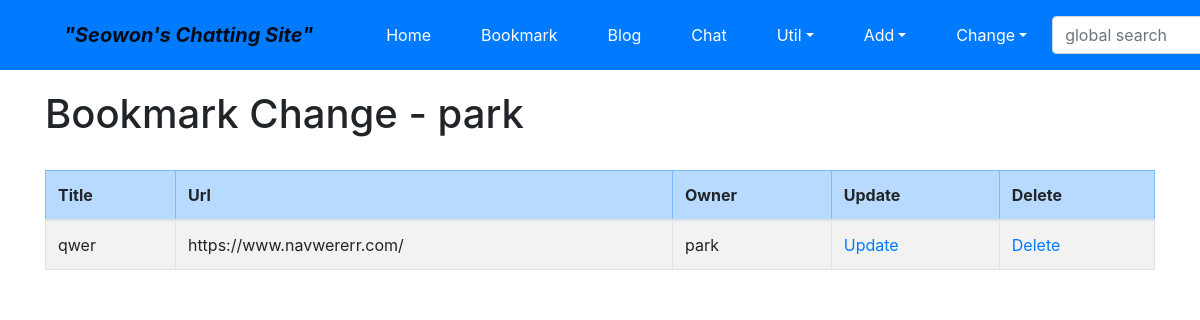
The app's page /bookmark/change/ (signed in), older data.
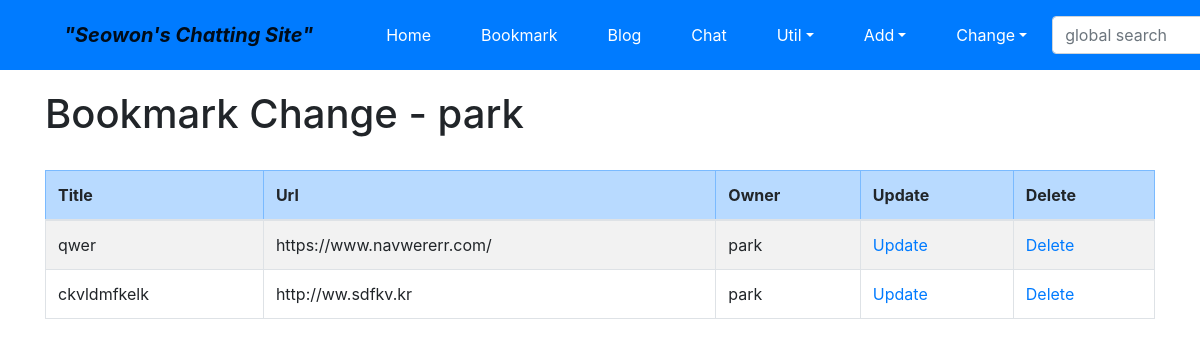
The same page, newer data.
### bookmark/models.py (models this page shows, shortened)
class Bookmark(models.Model):
	title = models.CharField('TITLE', max_length=100, blank=True)
	url = models.URLField('URL', unique=False)
	owner = models.ForeignKey(User, on_delete=models.CASCADE, blank=True, null=True)

### bookmark/views.py (the view)
# urls.py: path('change/', views.BookmarkChangeLV.as_view(), name="change",),
class BookmarkChangeLV(LoginRequiredMixin, ListView):
	template_name = 'bookmark/bookmark_change_list.html'
	def get_queryset(self):
		return Bookmark.objects.filter(owner=self.request.user)

### bookmark/templates/bookmark/bookmark_change_list.html (shortened to what this page needs)
{% extends "base.html" %}
{% block content %}
<h1>Bookmark Change - {{user}}</h1>
<br>
<table class="table table-bordered table-condensed table-striped">
	<thread>
		<tr class="table-primary">
			<th>Title</th>
			<th>Url</th>
			<th>Owner</th>
			<th>Update</th>
			<th>Delete</th>
		</tr>
	</thread>
	<tbody>
		{% for item in object_list %}
		<tr>
			<td>{{item.title}}</td>
			<td>{{item.url}}</td>
			<td>{{item.owner}}</td>
			<td><a href="{% url 'bookmark:update' item.id %}">Update</a></td>
			<td><a href="{% url 'bookmark:delete' item.id %}">Delete</a></td>
		</tr>
		{% endfor %}
	</tbody>
</table>
{% endblock %}

Row changes from the older to the newer data that the page shows:
added Bookmark: title "ckvldmfkelk", url "http://ww.sdfkv.kr", owner "park"
